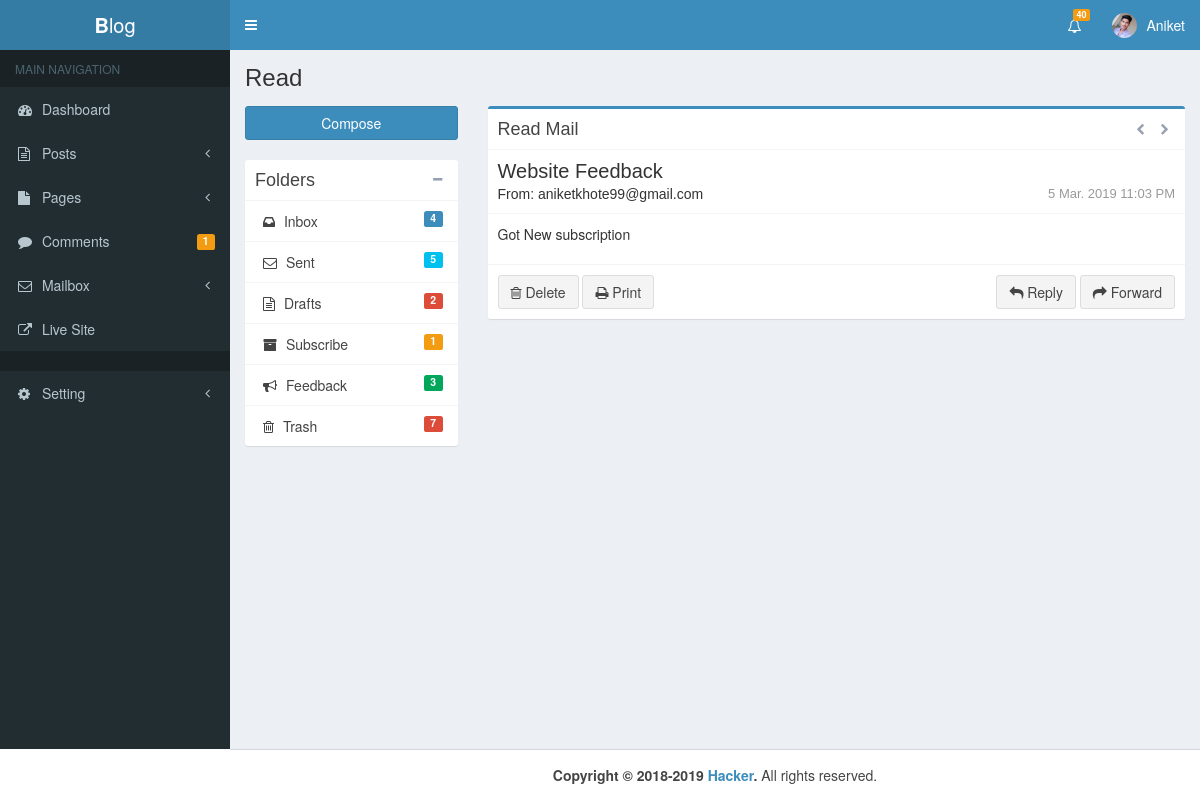
The app's page /admin/read.php?e=6 (signed in) with its own data.
### tables this page shows
CREATE TABLE `user` (
  `id` int(11) NOT NULL,
  `username` varchar(100) NOT NULL,
  `email` varchar(100) NOT NULL,
  `website` varchar(100) NOT NULL,
  `fname` varchar(100) NOT NULL,
  `lname` varchar(100) NOT NULL,
  `bio` mediumtext NOT NULL,
  `detail` varchar(500) NOT NULL,
  `password` varchar(100) NOT NULL,
  `img` varchar(1000) NOT NULL,
  `registered_date` varchar(100) NOT NULL
);

CREATE TABLE `email` (
  `id` int(11) NOT NULL,
  `name` varchar(100) NOT NULL,
  `email` varchar(100) NOT NULL,
  `url` varchar(50) NOT NULL,
  `message` varchar(200) NOT NULL,
  `role` varchar(50) NOT NULL,
  `date` varchar(100) NOT NULL
);

### admin/read.php (the view, shortened to what this page needs)
<?php
include "header.php"
?>
<?php
$all = "SELECT * FROM email";
$result = mysqli_query($con,$all);
$inbox = mysqli_num_rows($result);
$publish = "SELECT * FROM email WHERE role = 'subscribe'";
$result = mysqli_query($con,$publish);
$subscribe = mysqli_num_rows($result);
$draft = "SELECT * FROM email WHERE role = 'contact'";
$result = mysqli_query($con,$draft);
$feedback = mysqli_num_rows($result);
 ?>
<body class="hold-transition skin-blue sidebar-mini">
<div class="wrapper">
  <?php include "nav.php" ?>
  <?php include "sidebar.php" ?>
  <div class="content-wrapper">
    <section class="content-header">
      <h1>Read</h1>
    </section>
    <section class="content">
      <div class="row">
        <div class="col-md-3">
          <a href="compose.php" class="btn btn-primary btn-block margin-bottom">Compose</a>
          <div class="box box-solid">
            <div class="box-header with-border">
              <h3 class="box-title">Folders</h3>
              <div class="box-tools">
                <button type="button" class="btn btn-box-tool" data-widget="collapse"><i class="fa fa-minus"></i>
                </button>
              </div>
            </div>
            <div class="box-body no-padding">
              <ul class="nav nav-pills nav-stacked">
                <li><a href="inbox.php"><i class="fa fa-inbox"></i> Inbox <span class="label label-primary pull-right"><?php echo $inbox ?></span></a></li>
                <li><a href="#"><i class="fa fa-envelope-o"></i> Sent <span class="label label-info pull-right"><?php echo "5"; ?></span></a></li>
                <li><a href="#"><i class="fa fa-file-text-o"></i> Drafts <span class="label label-danger pull-right"><?php echo "2"; ?></span></a></li>
                <li><a href="#"><i class="fa fa-archive"></i> Subscribe <span class="label label-warning pull-right"><?php echo $subscribe ?></span></a></li>
                <li><a href="#"><i class="fa fa-bullhorn"></i> Feedback <span class="label label-success pull-right"><?php echo $feedback ?></span></a></li>
                <li><a href="#"><i class="fa fa-trash-o"></i> Trash <span class="label label-danger pull-right"><?php echo "7"; ?></span></a></li>
              </ul>
            </div>
          </div>
        </div>
        <div class="col-md-9">
          <div class="box box-primary">
            <div class="box-header with-border">
              <h3 class="box-title">Read Mail</h3>
              <div class="box-tools pull-right">
                <a href="#" class="btn btn-box-tool" data-toggle="tooltip" title="Previous"><i class="fa fa-chevron-left"></i></a>
                <a href="#" class="btn btn-box-tool" data-toggle="tooltip" title="Next"><i class="fa fa-chevron-right"></i></a>
              </div>
            </div>
            <?php
              $e = $_GET["e"];
              $sql = "SELECT * FROM email WHERE id = '$e'";
              $result = mysqli_query($con,$sql);
              while ($row = mysqli_fetch_array($result)) {
                $m = $row['message'];
                $email = $row['email'];
             ?>
            <div class="box-body no-padding">
              <div class="mailbox-read-info">
                <h3>Website Feedback</h3>
                <h5>From: <?php echo "$email"; ?>
                  <span class="mailbox-read-time pull-right">5 Mar. 2019 11:03 PM</span></h5>
              </div>
              <div class="mailbox-read-message">
                <p><?php echo $m ?></p>
              </div>
            </div>
          <?php } ?>
            <div class="box-footer">
              <div class="pull-right">
                <button type="button" class="btn btn-default"><i class="fa fa-reply"></i> Reply</button>
                <button type="button" class="btn btn-default"><i class="fa fa-share"></i> Forward</button>
              </div>
              <button type="button" class="btn btn-default"><i class="fa fa-trash-o"></i> Delete</button>
              <button type="button" class="btn btn-default"><i class="fa fa-print"></i> Print</button>
            </div>
          </div>
        </div>
      </div>
    </section>
  </div>
</div>
  <?php include "footer.php" ?>
</body>

### admin/nav.php (shortened to what this page needs)
<?php
$con = new mysqli("localhost","root","","blog");
$i = $_SESSION['User_Id'];
$sql = "SELECT * FROM user WHERE id = '$i'";
$result = mysqli_query($con,$sql);
$row = mysqli_fetch_array($result);
$user = $row['username'];
$img = $row['img'];
 ?>
<header class="main-header">
  <a href="index.php" class="logo">
    <span class="logo-lg"><b>B</b>log</span>
  </a>
  <nav class="navbar navbar-static-top">
      <a href="#" class="sidebar-toggle" data-toggle="push-menu" role="button">
      </a>
      <div class="navbar-custom-menu">
        <ul class="nav navbar-nav">
          <li class="dropdown notifications-menu">
           <a href="#" class="dropdown-toggle" data-toggle="dropdown">
             <i class="fa fa-bell-o"></i>
             <span class="label label-warning">40</span>
           </a>
         </li>
          <li class="dropdown user user-menu">
            <a href="#" class="dropdown-toggle" data-toggle="dropdown">
              <?php if (!empty($img)): ?>
                <img src="upload/<?php echo "$img"; ?>" class="user-image" alt="User Image">
              <?php endif; ?>
              <span class="hidden-xs"><?php echo "$user"; ?></span>
            </a>
          </li>
        </ul>
      </div>
    </nav>
</header>

### admin/assets/css/main.css (style rules this page uses)
body { min-height: 100vh; }

### records on screen
user: img (placeholder picture), username "Aniket"
email: email "aniketkhote99@gmail.com", message "Got New subscription"

### other values on screen
$PendingComment "1"
$inbox "4"
$subscribe "1"
$feedback "3"
